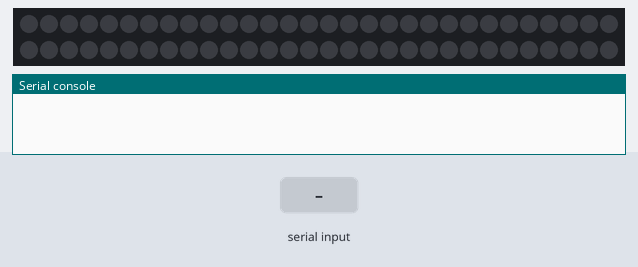
The program below on a simulated Raspberry Pi Pico running MicroPython. Parts: 60 RGB LEDs in strip order, left to right, continuing on the next row, the last lines printed to the serial console. The inputs (shaded band) are chosen by the test bench.

Above: at 1.2 s.
1.3 s: "r" received over the second serial link
At 2.4 s:
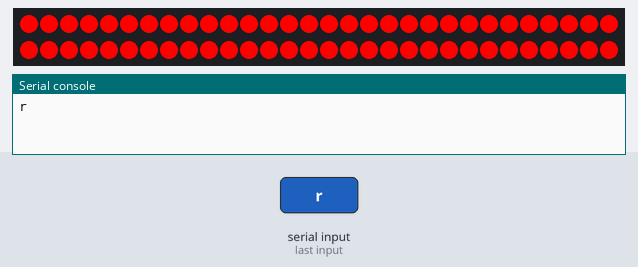
2.8 s: "g" received over the second serial link
At 3.5 s:
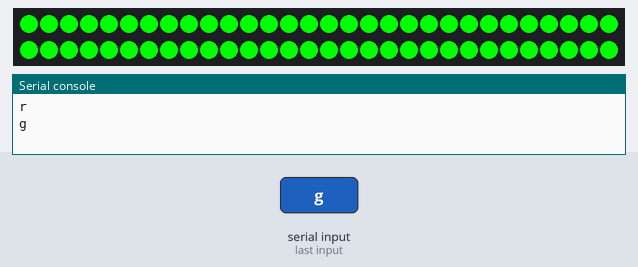
4.3 s: "b" received over the second serial link
At 4.7 s:
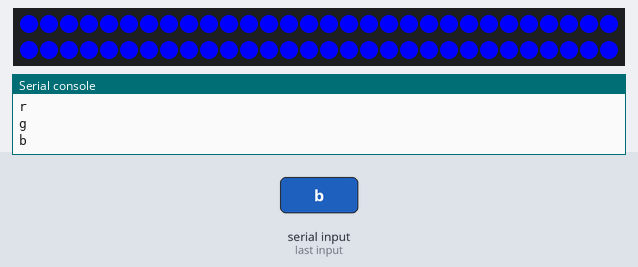
5.8 s: "w" received over the second serial link
At 7.0 s:
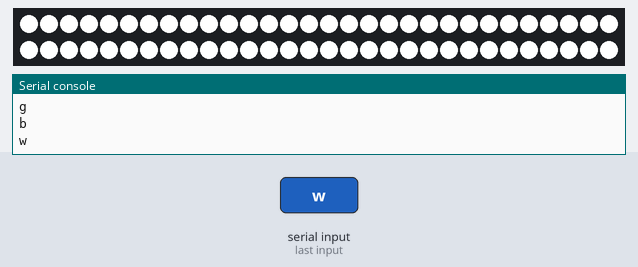
7.3 s: "y" received over the second serial link
At 8.1 s:
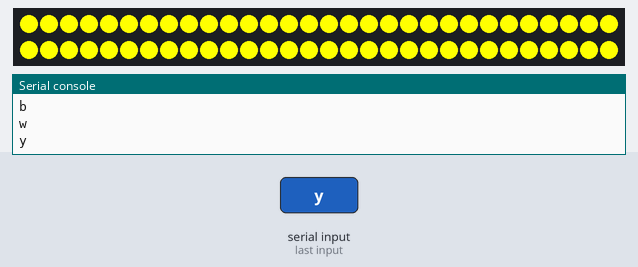
8.8 s: "m" received over the second serial link
At 9.3 s:
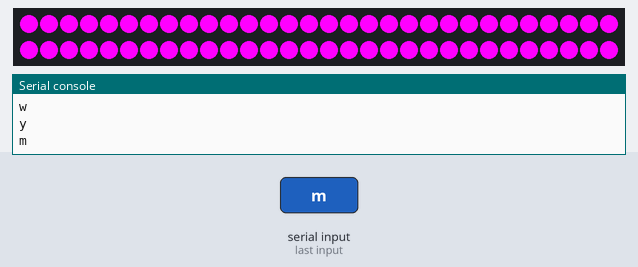
Timing chart, 0 to 11.3 s (numbered marks = the images above; inputs shaded):
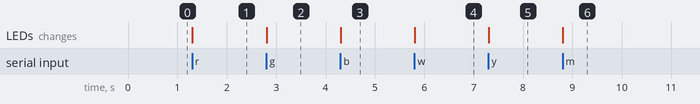

Measured:
- after the input at 1.3 s, the LEDs: change at once (image 1)
- after the input at 2.8 s, the LEDs: change at once (image 2)
- after the input at 4.3 s, the LEDs: change at once (image 3)
- after the input at 5.8 s, the LEDs: change at once (image 4)
- after the input at 7.3 s, the LEDs: change at once (image 5)
- after the input at 8.8 s, the LEDs: change at once (image 6)

The program:

bt.py
```python
# Example using PIO to drive a set of WS2812 LEDs.

import array, time
from machine import Pin, UART
import rp2

# Configure the number of WS2812 LEDs.
NUM_LEDS = 60


@rp2.asm_pio(sideset_init=rp2.PIO.OUT_LOW, out_shiftdir=rp2.PIO.SHIFT_LEFT, autopull=True, pull_thresh=32)
def ws2812():
    T1 = 2
    T2 = 5
    T3 = 3
    wrap_target()
    label("bitloop")
    out(x, 1)               .side(0)    [T3 - 1]
    jmp(not_x, "do_zero")   .side(1)    [T1 - 1]
    jmp("bitloop")          .side(1)    [T2 - 1]
    label("do_zero")
    nop()                   .side(0)    [T2 - 1]
    wrap()


# Create the StateMachine with the ws2812 program, outputting on Pin(22).
sm = rp2.StateMachine(0, ws2812, freq=8_000_000, sideset_base=Pin(22))

# Start the StateMachine, it will wait for data on its FIFO.
sm.active(1)

# Display a pattern on the LEDs via an array of LED RGB values.
ar = array.array("I", [0 for _ in range(NUM_LEDS)])

def set(i, r, g, b, w):
    # grb
    d = 0
    d |= g << 24
    d |= r << 16
    d |= b << 8
    d |= w
    ar[i] = d

def set_all(r, g, b, w):
    for i in range(NUM_LEDS):
        set(i, r, g, b, w)

def show():
    sm.put(ar, 0)

def hsv2rgb(h, s, v):
        if s == 0.0: v*=255; return (v, v, v)
        i = int(h*6.) # XXX assume int() truncates!
        f = (h*6.)-i; p,q,t = int(255*(v*(1.-s))), int(255*(v*(1.-s*f))), int(255*(v*(1.-s*(1.-f)))); v*=255; i%=6
        if i == 0: return (v, t, p)
        if i == 1: return (q, v, p)
        if i == 2: return (p, v, t)
        if i == 3: return (p, q, v)
        if i == 4: return (t, p, v)
        if i == 5: return (v, p, q)

#uart = UART(1, baudrate=9600, timeout=100, tx=Pin(4), rx=Pin(5))
uart = UART(1, baudrate=9600, tx=Pin(4), rx=Pin(5))

def on_bt(o):
    if o == 'r':
        set_all(255, 0, 0, 0)
    if o == 'g':
        set_all(0, 255, 0, 0)
    if o == 'b':
        set_all(0, 0, 255, 0)
    if o == 'w':
        set_all(0, 0, 0, 255)
    if o == 'y':
        set_all(255, 255, 0, 0)
    if o == 'm':
        set_all(255, 0, 255, 0)
    if o == 'c':
        set_all(0, 255, 255, 0)
    if o == 'a':
        set_all(255, 255, 255, 255)
    if o == 'h':
        for i in range(NUM_LEDS):
            r, g, b = hsv2rgb(float(i)/float(NUM_LEDS), 1., 1.)
            set(i, int(r), int(g), int(b), 0)

    show()

#uart.irq(UART.RX_ANY, 5, handler=on_bt, wake=machine.IDLE)
#while True:
#    for t in uart:
#        on_bt(t)
#        print(t)

data = bytes()

while True:
    if uart.any() > 0:
        o = uart.read(1)
        s = o.decode('utf-8')
        #data += s
        print(s)
        on_bt(s)


        
```
